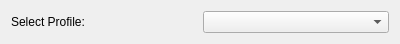
<?xml version="1.0" encoding="UTF-8"?>
<ui version="4.0">
 <class>SelectThunderbirdProfileWidget</class>
 <widget class="QWidget" name="SelectThunderbirdProfileWidget">
  <property name="geometry">
   <rect>
    <x>0</x>
    <y>0</y>
    <width>400</width>
    <height>33</height>
   </rect>
  </property>
  <layout class="QHBoxLayout" name="horizontalLayout">
   <item>
    <widget class="QLabel" name="label">
     <property name="text">
      <string>Select Profile:</string>
     </property>
    </widget>
   </item>
   <item>
    <widget class="QComboBox" name="profile"/>
   </item>
  </layout>
 </widget>
 <resources/>
 <connections/>
</ui>
